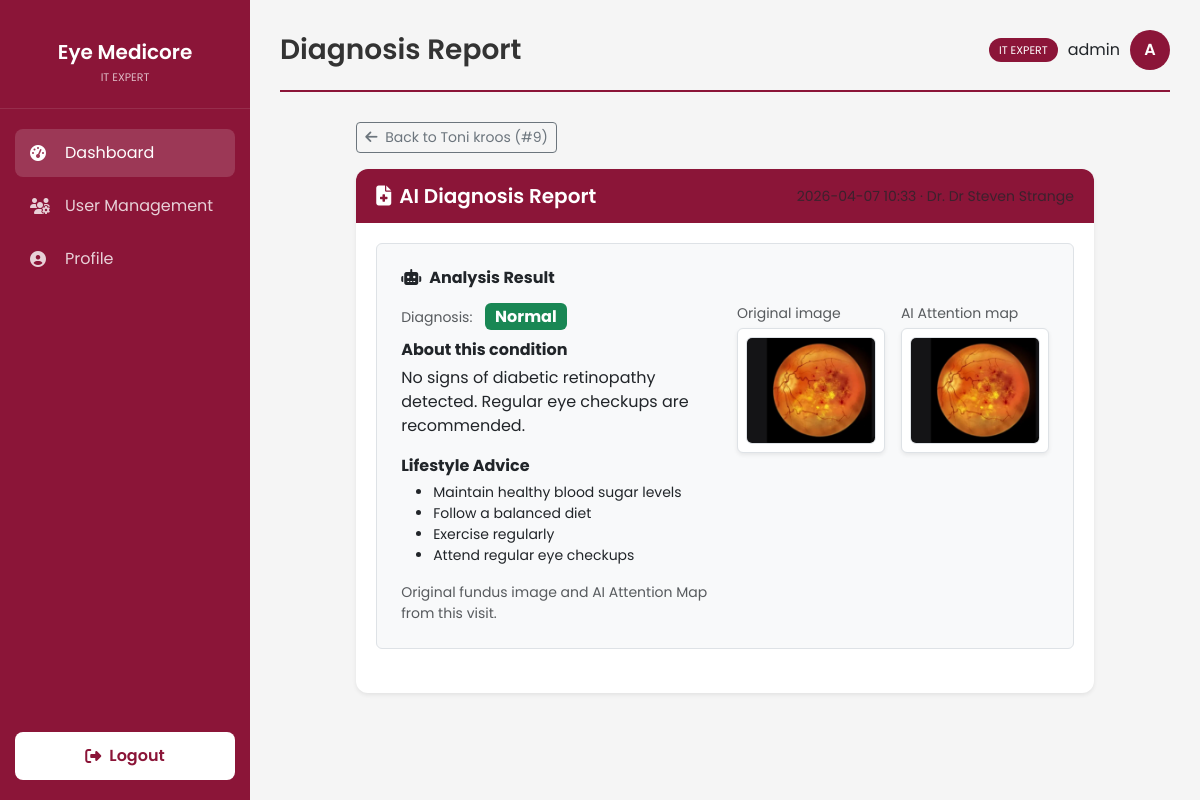
The app's page /diagnosis/58 (signed in) with its own data.
### models.py (models this page shows, shortened)
class User(UserMixin, db.Model):
    id = db.Column(db.Integer, primary_key=True)
    username = db.Column(db.String(100), unique=True, nullable=False)
    password_hash = db.Column(db.String(200), nullable=False)
    role = db.Column(db.String(20), nullable=False, default='staff') # it_expert, doctor, staff
    blood_group = db.Column(db.String(5), nullable=False)
    email = db.Column(db.String(120), unique=True)
    phone_number = db.Column(db.String(20), unique=True)
    account_status = db.Column(db.String(20), default='Active')
    created_at = db.Column(db.DateTime, default=get_local_time)
    last_login = db.Column(db.DateTime)
    otp_secret = db.Column(db.String(6))
    otp_expiry = db.Column(db.DateTime)
    doctor_id = db.Column(db.Integer, db.ForeignKey('user.id'), nullable=True)
    doctor = db.relationship('User', remote_side=[id], backref='staff_members')

class Patient(db.Model):
    id = db.Column(db.Integer, primary_key=True)
    name = db.Column(db.String(100), nullable=False)
    age = db.Column(db.Integer, nullable=False)
    gender = db.Column(db.String(10), nullable=False)
    blood_group = db.Column(db.String(5), nullable=False)
    place = db.Column(db.String(100), nullable=False)
    phone = db.Column(db.String(20), nullable=False, unique=True)
    created_at = db.Column(db.DateTime, default=get_local_time)
    doctor_id = db.Column(db.Integer, db.ForeignKey('user.id', name='fk_patient_doctor_id'), nullable=True)
    staff_id = db.Column(db.Integer, db.ForeignKey('user.id', name='fk_patient_staff_id'), nullable=True)
    diagnoses = db.relationship('Diagnosis', backref='patient', lazy=True)
    doctor = db.relationship('User', foreign_keys=[doctor_id], backref=db.backref('assigned_patients', lazy=True))
    staff = db.relationship('User', foreign_keys=[staff_id], backref=db.backref('registered_patients', lazy=True))

class Diagnosis(db.Model):
    id = db.Column(db.Integer, primary_key=True)
    patient_id = db.Column(db.Integer, db.ForeignKey('patient.id'), nullable=False)
    doctor_id = db.Column(db.Integer, db.ForeignKey('user.id'))
    disease = db.Column(db.String(50), nullable=False)
    probability = db.Column(db.Float, nullable=False)
    image_path = db.Column(db.String(200), nullable=False)
    date = db.Column(db.DateTime, default=get_local_time)
    notes = db.Column(db.Text)
    doctor = db.relationship('User', backref=db.backref('diagnoses', lazy=True))
    @property
    def mask_path(self):
        base = os.path.basename(self.image_path or '')
        stem, _ = os.path.splitext(base)
        return os.path.join('static', 'masks', f'gradcam_{stem}.jpg')
    @property
    def get_explanation(self):
        explanations = {
            "Normal": "No signs of diabetic retinopathy detected. Regular eye checkups are recommended.",
            "Mild": "Mild diabetic retinopathy indicates small changes in retinal blood vessels. Early monitoring is important.",
            "Moderate": "Moderate diabetic retinopathy shows increased damage to blood vessels in the retina. Medical consultation is recommended.",
            "Severe": "Severe diabetic retinopathy indicates significant blockage of retinal blood vessels. Immediate medical attention is advised.",
            "Proliferative DR": "Proliferative diabetic retinopathy is an advanced stage where abnormal blood vessels grow in the retina. Urgent treatment is required."
        }
        return explanations.get(self.disease, "Regular medical consultation and eye checkups are recommended.")
    @property
    def get_lifestyle_advice(self):
        return [
            "Maintain healthy blood sugar levels",
            "Follow a balanced diet",
            "Exercise regularly",
            "Attend regular eye checkups"
        ]

### app.py (the view)
@app.route('/diagnosis/<int:id>')
@login_required
def diagnosis_report(id):
    diagnosis = Diagnosis.query.get_or_404(id)
    if not _can_view_diagnosis_report(diagnosis):
        flash('Unauthorized to view this report.', 'danger')
        return redirect(url_for('dashboard'))
    return render_template(
        'diagnosis_report.html',
        diagnosis=diagnosis,
        patient=diagnosis.patient,
    )

### app.py (called while the page is built)
@login_manager.user_loader
def load_user(user_id):
    return User.query.get(int(user_id))

def _can_view_diagnosis_report(diagnosis):
    patient = diagnosis.patient
    if current_user.role not in ['staff', 'doctor', 'it_expert']:
        return False
    if current_user.role == 'staff' and patient.doctor_id != current_user.doctor_id:
        return False
    if current_user.role == 'doctor' and patient.doctor_id != current_user.id:
        return False
    return True

### templates/diagnosis_report.html (shortened to what this page needs)
{% extends "base_dashboard.html" %}
{% block page_title %}Diagnosis Report{% endblock %}
{% block content %}
<div class="row justify-content-center">
    <div class="col-lg-10">
        <div class="mb-3">
            <a href="{{ url_for('patient_dashboard', patient_id=patient.id) }}" class="btn btn-outline-secondary btn-sm">
                <i class="fas fa-arrow-left me-1"></i> Back to {{ patient.name }} (#{{ patient.id }})
            </a>
        </div>
        <div class="card shadow-sm">
            <div class="card-header d-flex flex-wrap justify-content-between align-items-center gap-2">
                <h5 class="mb-0"><i class="fas fa-file-medical me-2"></i>AI Diagnosis Report</h5>
                <div class="d-flex flex-wrap align-items-center gap-2">
                <span class="text-muted small">
                </span>
                </div>
            </div>
            <div class="card-body">
                <div class="p-4 border rounded bg-light mb-4">
                    <h6 class="text-maroon fw-bold mb-3"><i class="fas fa-robot me-2"></i>Analysis Result</h6>
                    <div class="row align-items-start">
                        <div class="col-md-6 mb-4 mb-md-0">
                            <div class="mb-2">
                                <span class="text-muted small">Diagnosis:</span>
                                <span class="badge bg-{{ 'success' if 'Normal' in diagnosis.disease else 'danger' }} ms-2 fs-6">{{ diagnosis.disease }}</span>
                            </div>
                            <div class="mb-3">
                                <div class="fw-bold mb-1">About this condition</div>
                                <p class="mb-3">{{ diagnosis.get_explanation }}</p>
                                <div class="fw-bold mb-1">Lifestyle Advice</div>
                                <ul class="small mb-0">
                                    {% for advice in diagnosis.get_lifestyle_advice %}
                                    <li>{{ advice }}</li>
                                    {% endfor %}
                                </ul>
                            </div>
                            <p class="small text-muted mb-0">Original fundus image and AI Attention Map from this visit.</p>
                        </div>
                        <div class="col-md-6">
                            <div class="row g-3">
                                <div class="col-sm-6">
                                    <div class="small text-muted mb-1">Original image</div>
                                    <div class="border rounded bg-white p-2 shadow-sm overflow-hidden">
                                        <img src="/{{ diagnosis.image_path }}" alt="Original scan" class="img-fluid rounded border w-100">
                                    </div>
                                </div>
                                <div class="col-sm-6">
                                    <div class="small text-muted mb-1">AI Attention map</div>
                                    <div class="border rounded bg-white p-2 shadow-sm overflow-hidden">
                                        <img src="/{{ diagnosis.mask_path }}" alt="AI Attention map" class="img-fluid rounded border w-100">
                                    </div>
                                </div>
                            </div>
                        </div>
                    </div>
                </div>
            </div>
        </div>
    </div>
</div>
{% endblock %}

### templates/base_dashboard.html (shortened to what this page needs)
<!DOCTYPE html>
<html lang="en">
<head>
    <link href="https://cdnjs.cloudflare.com/ajax/libs/font-awesome/6.4.0/css/all.min.css" rel="stylesheet">
    <link href="https://cdn.jsdelivr.net/npm/bootstrap@5.3.0/dist/css/bootstrap.min.css" rel="stylesheet">
</head>
<body>
    <div class="sidebar">
        <div class="sidebar-brand">
            <h2>Eye Medicore</h2>
            <small>{{ current_user.role|replace('_', ' ')|title }}</small>
        </div>
        <ul class="sidebar-menu">
            <li><a href="{% if current_user.role == 'it_expert' %}/admin/dashboard{% else %}/dashboard{% endif %}"
                    class="active"><i class="fas fa-tachometer-alt"></i> Dashboard</a></li>
            {% if current_user.role == 'it_expert' %}
            <li><a href="/admin/dashboard#user-management"><i class="fas fa-users-cog"></i> User Management</a></li>
            {% endif %}
            <li><a href="/profile"><i class="fas fa-user-circle"></i> Profile</a></li>
        </ul>
        <div class="sidebar-footer">
            <a href="/logout" class="logout-btn" data-confirm="Are you sure you want to logout?">
                <i class="fas fa-sign-out-alt"></i> Logout
            </a>
        </div>
    </div>
    <div class="main-content">
        <div class="page-header">
            <h1>{% block page_title %}Dashboard{% endblock %}</h1>
            <div class="user-info">
                <span class="role-badge">{{ current_user.role|replace('_', ' ') }}</span>
                <span>{{ current_user.username }}</span>
                <div class="avatar">{{ current_user.username[0]|upper }}</div>
            </div>
        </div>
        {% block content %}{% endblock %}
    </div>
</body>
</html>

### records on screen
User: role "IT EXPERT", username "admin", username "A"
Patient: name "Toni kroos", id "9"
Diagnosis: disease "Normal", get_explanation "No signs of diabetic retinopathy detected. Regular eye checkups are recommended."

### other values on screen
{{ advice }} "Maintain healthy blood sugar levels" "Follow a balanced diet" "Exercise regularly" "Attend regular eye checkups"
